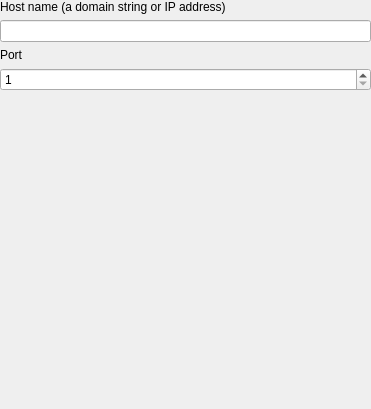
<?xml version="1.0" encoding="UTF-8"?>
<ui version="4.0">
 <class>WidgetTcpSocketSensor</class>
 <widget class="QWidget" name="WidgetTcpSocketSensor">
  <property name="geometry">
   <rect>
    <x>0</x>
    <y>0</y>
    <width>371</width>
    <height>409</height>
   </rect>
  </property>
  <property name="windowTitle">
   <string notr="true">Form</string>
  </property>
  <layout class="QVBoxLayout" name="verticalLayout">
   <property name="leftMargin">
    <number>0</number>
   </property>
   <property name="topMargin">
    <number>0</number>
   </property>
   <property name="rightMargin">
    <number>0</number>
   </property>
   <property name="bottomMargin">
    <number>0</number>
   </property>
   <item>
    <widget class="QLabel" name="mHostNameLabel">
     <property name="text">
      <string>Host name (a domain string or IP address)</string>
     </property>
     <property name="wordWrap">
      <bool>true</bool>
     </property>
    </widget>
   </item>
   <item>
    <widget class="QLineEdit" name="mHostNameLineEdit"/>    
   </item>
   <item>
    <widget class="QLabel" name="mPortLabel">
     <property name="text">
      <string>Port</string>
     </property>
     <property name="wordWrap">
      <bool>true</bool>
     </property>
    </widget>
   </item>
   <item>
    <widget class="QgsSpinBox" name="mPortSpinBox">
     <property name="sizePolicy">
      <sizepolicy hsizetype="Expanding" vsizetype="Fixed">
      <horstretch>0</horstretch>
      <verstretch>0</verstretch>
      </sizepolicy>
     </property>
     <property name="prefix">
      <string/>
     </property>
     <property name="minimum">
      <number>1</number>
     </property>
     <property name="maximum">
      <number>65535</number>
     </property>
     <property name="showClearButton" stdset="0">
      <bool>false</bool>
     </property> 
    </widget>
   </item>
   <item>
    <spacer name="verticalSpacer">
     <property name="orientation">
      <enum>Qt::Vertical</enum>
     </property>
     <property name="sizeHint" stdset="0">
      <size>
       <width>20</width>
       <height>40</height>
      </size>
     </property>
    </spacer>
   </item>
  </layout>
 </widget>
 <customwidgets>
  <customwidget>
   <class>QgsSpinBox</class>
   <extends>QSpinBox</extends>
   <header>qgsspinbox.h</header>
  </customwidget>
 </customwidgets>
 <resources/>
 <connections/>
</ui>
